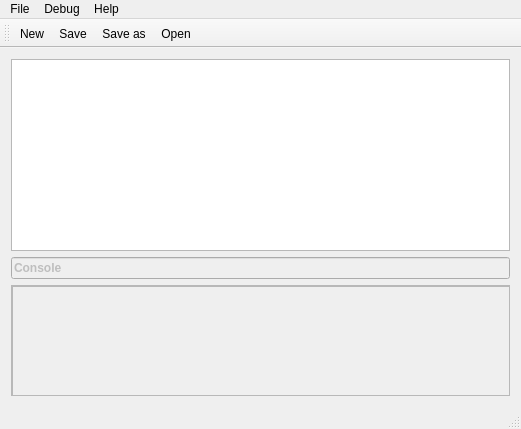
<?xml version="1.0" encoding="UTF-8"?>
<ui version="4.0">
 <class>MainWindow</class>
 <widget class="QMainWindow" name="MainWindow">
  <property name="geometry">
   <rect>
    <x>0</x>
    <y>0</y>
    <width>521</width>
    <height>429</height>
   </rect>
  </property>
  <property name="windowTitle">
   <string>MainWindow</string>
  </property>
  <widget class="QWidget" name="centralWidget">
   <layout class="QVBoxLayout" name="verticalLayout">
    <item>
     <widget class="QPlainTextEdit" name="entornoCodigo"/>
    </item>
    <item>
     <widget class="QLineEdit" name="lineEdit">
      <property name="enabled">
       <bool>false</bool>
      </property>
      <property name="font">
       <font>
        <weight>75</weight>
        <bold>true</bold>
        <kerning>true</kerning>
       </font>
      </property>
      <property name="text">
       <string>Console</string>
      </property>
     </widget>
    </item>
    <item>
     <widget class="QScrollArea" name="scrollArea">
      <property name="widgetResizable">
       <bool>true</bool>
      </property>
      <widget class="QWidget" name="scrollAreaWidgetContents">
       <property name="geometry">
        <rect>
         <x>0</x>
         <y>0</y>
         <width>501</width>
         <height>110</height>
        </rect>
       </property>
       <widget class="QPlainTextEdit" name="Console">
        <property name="enabled">
         <bool>false</bool>
        </property>
        <property name="geometry">
         <rect>
          <x>0</x>
          <y>0</y>
          <width>521</width>
          <height>121</height>
         </rect>
        </property>
        <property name="plainText">
         <string/>
        </property>
       </widget>
      </widget>
     </widget>
    </item>
   </layout>
  </widget>
  <widget class="QMenuBar" name="menuBar">
   <property name="geometry">
    <rect>
     <x>0</x>
     <y>0</y>
     <width>521</width>
     <height>21</height>
    </rect>
   </property>
   <widget class="QMenu" name="menuHola">
    <property name="title">
     <string>File</string>
    </property>
    <addaction name="actionNew"/>
    <addaction name="actionOpen"/>
    <addaction name="actionSave"/>
    <addaction name="actionSaveAs"/>
   </widget>
   <widget class="QMenu" name="menuHelp">
    <property name="title">
     <string>Help</string>
    </property>
    <addaction name="actionAbout"/>
   </widget>
   <widget class="QMenu" name="menuDebug">
    <property name="title">
     <string>Debug</string>
    </property>
    <addaction name="actionRun"/>
   </widget>
   <addaction name="menuHola"/>
   <addaction name="menuDebug"/>
   <addaction name="menuHelp"/>
  </widget>
  <widget class="QToolBar" name="mainToolBar">
   <attribute name="toolBarArea">
    <enum>TopToolBarArea</enum>
   </attribute>
   <attribute name="toolBarBreak">
    <bool>false</bool>
   </attribute>
   <addaction name="actionNew"/>
   <addaction name="actionSave"/>
   <addaction name="actionSaveAs"/>
   <addaction name="actionOpen"/>
  </widget>
  <widget class="QStatusBar" name="statusBar"/>
  <action name="actionNew">
   <property name="icon">
    <iconset resource="resources.qrc">
     <normaloff>:/Image/D:/Jhoan/diseño de la pag/QtImages/95392_document_1024x1024.png</normaloff>:/Image/D:/Jhoan/diseño de la pag/QtImages/95392_document_1024x1024.png</iconset>
   </property>
   <property name="text">
    <string>New</string>
   </property>
  </action>
  <action name="actionSaveAs">
   <property name="icon">
    <iconset resource="resources.qrc">
     <normaloff>:/Image/D:/Jhoan/diseño de la pag/QtImages/save-as-icon.png</normaloff>:/Image/D:/Jhoan/diseño de la pag/QtImages/save-as-icon.png</iconset>
   </property>
   <property name="text">
    <string>Save as</string>
   </property>
  </action>
  <action name="actionAbout">
   <property name="icon">
    <iconset resource="resources.qrc">
     <normaloff>:/Image/D:/Jhoan/diseño de la pag/QtImages/user_man_info_21954.png</normaloff>:/Image/D:/Jhoan/diseño de la pag/QtImages/user_man_info_21954.png</iconset>
   </property>
   <property name="text">
    <string>About</string>
   </property>
  </action>
  <action name="actionRun">
   <property name="icon">
    <iconset resource="resources.qrc">
     <normaloff>:/Image/D:/Jhoan/diseño de la pag/QtImages/compfile.png</normaloff>:/Image/D:/Jhoan/diseño de la pag/QtImages/compfile.png</iconset>
   </property>
   <property name="text">
    <string>Run</string>
   </property>
  </action>
  <action name="actionOpen">
   <property name="icon">
    <iconset resource="resources.qrc">
     <normaloff>:/Image/D:/Jhoan/diseño de la pag/QtImages/Open folder.png</normaloff>:/Image/D:/Jhoan/diseño de la pag/QtImages/Open folder.png</iconset>
   </property>
   <property name="text">
    <string>Open</string>
   </property>
  </action>
  <action name="actionSave">
   <property name="icon">
    <iconset resource="resources.qrc">
     <normaloff>:/Image/D:/Jhoan/diseño de la pag/QtImages/flaticon-save.png</normaloff>:/Image/D:/Jhoan/diseño de la pag/QtImages/flaticon-save.png</iconset>
   </property>
   <property name="text">
    <string>Save</string>
   </property>
  </action>
  <action name="actionExit">
   <property name="text">
    <string>Exit</string>
   </property>
  </action>
 </widget>
 <layoutdefault spacing="6" margin="11"/>
 <resources>
  <include location="resources.qrc"/>
 </resources>
 <connections/>
</ui>
